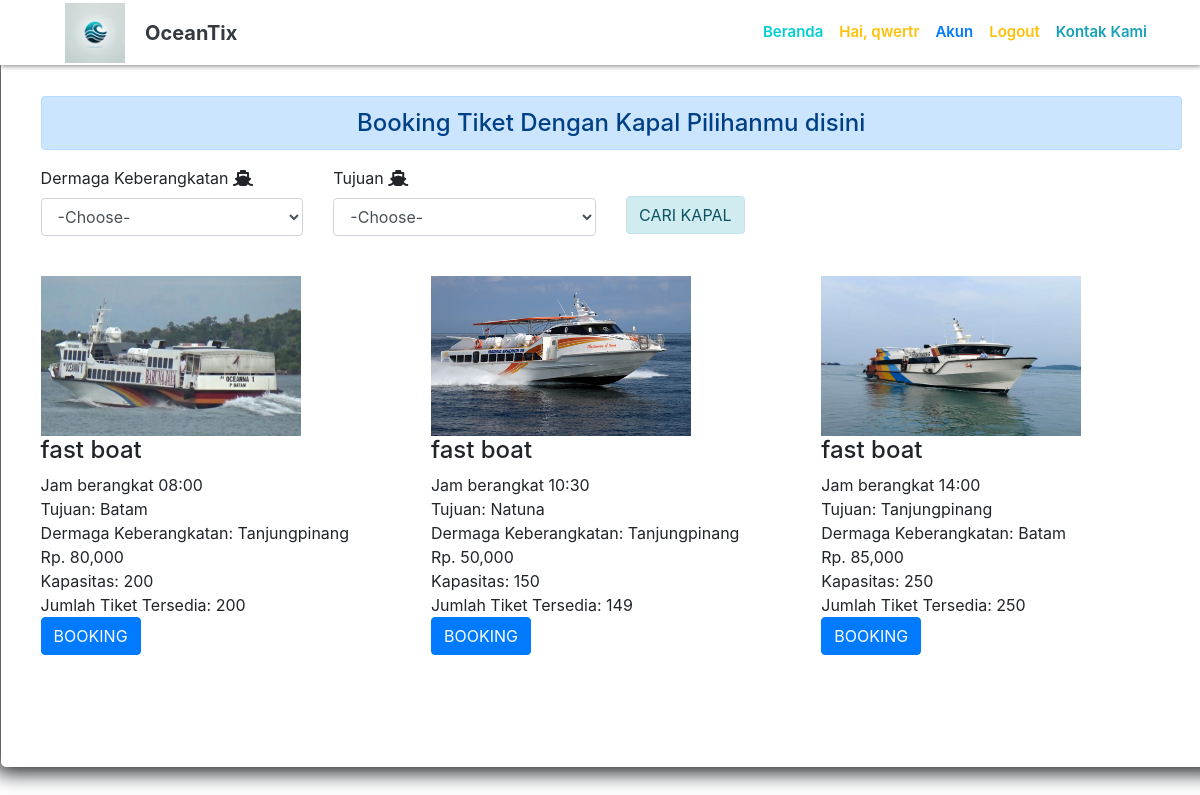
The page /caritiket.php (signed in) on the database its author committed.
### tables this page shows
CREATE TABLE `kapal` (
  `kapalID` varchar(25) NOT NULL,
  `jenis` enum('fast boat','Roro','jukung/motor boat') DEFAULT NULL,
  `waktu` enum('08:00','10:30','12:30','14:00','16:30') DEFAULT NULL,
  `rute` varchar(30) NOT NULL,
  `nama_dermaga` varchar(30) NOT NULL,
  `harga` int(11) DEFAULT NULL,
  `kapasitas` int(11) DEFAULT NULL,
  `jml_tiket` int(11) NOT NULL,
  `foto` varchar(50) NOT NULL,
  PRIMARY KEY (`kapalID`)
);

### caritiket.php (the view, shortened to what this page needs)
<?php
include 'koneksi.php';
if ($_SESSION) {
    $nama = $_SESSION["nama"];
}
else {
    header("Location: login.php");
}
    $rute = "";
    $dermaga = "";
?>
<!DOCTYPE html>
<html lang="en">
    <head>
        <link rel="stylesheet" type="text/css" href="assets/css/bootstrap.min.css" >
        <link rel="stylesheet" href="assets/caritiket.css" type="text/css"/>
        <link rel="stylesheet" type="text/css" href="assets/fontawesome/css/all.min.css">
    </head>
    <body>
    <?php include 'layout/navbar.php' ?>
    <div class="container">
        <div class="warna">
            <h4 class="alert alert-primary text-center">Booking Tiket Dengan Kapal Pilihanmu disini</h4>
            <form action=" " method="POST">
         <div class="row">
        <div class="col-md-3">
               <div class="form-group">
                <label>Dermaga Keberangkatan</label>
                  <i class="fa fa-ship"></i>
                   <select name="dermaga" id = "dermaga" class="form-control">
                   <option value="-"> -Choose- </option>
                </select>
               </div>
               </div>
            <div class="col-md-3">
                <div class="form-group">
                    <label>Tujuan</label>
                    <i class="fa fa-ship"></i>
                    <select name="rute" id = "rute" class="form-control">
                    <option value="-"> -Choose- </option>
                </select>
                </div>
            </div>
            <div class="col-md-3">
                <div class="form-group">
                    <button id = "search" name="cari" class="btn alert-info" style="margin-top: 30px;">CARI KAPAL</button>
                </div>
            </div>
        </div>
        </form>
        <br>
        <div class="row">
            <?php
                $search_rute = '%'. $rute .'%';
                $search_keyword = '%'. $dermaga .'%';
                $query = "SELECT * FROM kapal WHERE rute LIKE ? AND nama_dermaga LIKE ?";
                $dewan1 = $koneksi->prepare($query);
                $dewan1->bind_param('ss', $search_rute, $search_keyword);
                $dewan1->execute();
                $res1 = $dewan1->get_result();
                if ($res1->num_rows > 0){
                    while ($row = $res1->fetch_assoc()) {
                        $kapalID = $row ['kapalID'];
                       $jenis = $row ['jenis'];
                       $foto = $row ['foto'];
                       $waktu = $row ['waktu'];
                       $rute = $row ['rute'];
                       $nama_dermaga = $row ['nama_dermaga'];
                       $harga = $row ['harga'];
                       $kapasitas = $row ['kapasitas'];
                       $tiket = $row ['jml_tiket'];
            ?>
                <div class="col-md-4">
                    <div class="thumbnail">
                        <img src="foto/<?php echo $foto;?>" width="260" height="160">
                        <div class="caption">
                            <h4><?php echo $jenis; ?></h4>
                            <h7>Jam berangkat <?php echo $waktu; ?></h7><br>
                            <h7>Tujuan: <?php echo $rute?></h7><br>
                            <h7>Dermaga Keberangkatan: <?php echo $nama_dermaga; ?></h7><br>
                            <h7>Rp. <?php echo number_format($harga);?></h7><br>
                            <h7>Kapasitas: <?php echo $kapasitas; ?></h7><br>
                            <h7>Jumlah Tiket Tersedia: <?php echo $tiket; ?></h7><br>
                            <a href="booking.php?id=<?php echo $kapalID;?> " class="btn btn-primary">BOOKING</a>
                            <br>
                            <br>
                            <br>
                            <br>
                        </div>
                     </div>
                </div>
            <?php }}else {
                echo "Tiket Perjalanan Anda Tidak Tersedia";
            } ?>
   </div>
    </div>
    </body>
</html>

### layout/navbar.php (shortened to what this page needs)
<nav class="navbar navbar-expand-lg navbar-light fixed-top" style="background-color:#ffffff;box-shadow:1px 1px 5px grey;height:65px;font-size:15px;font-weight:600;" id="mainNav">
  <div class="container">
    <a class="navbar-brand" href="index.php" style="display: flex; align-items: center;">
      <img src="assets/img/logo.jpg" width="100" height="60" alt="Logo" style="object-fit: contain;"> <span class="text-dark font-weight-bold">OceanTix</span>
    </a>
    <div class="collapse navbar-collapse" id="navbarNav">
      <ul class="navbar-nav ml-auto">
        <li class="nav-item active">
          <a class="nav-link js-scroll-trigger" style="color:	#00CED1;" href="index.php">Beranda <span class="sr-only">(current)</span></a>
        </li>
        <li class="nav-item">
          <?php if ($_SESSION) : ?>
            <a class="nav-link js-scroll-trigger text-warning" href="#">Hai, <?php echo $nama; ?></a>
          <?php else : ?>
            <a class="nav-link js-scroll-trigger text-primary" href="register.php">Daftar</a>
          <?php endif ?>
        </li>
        <li class="nav-item">
          <?php if ($_SESSION) : ?>
            <a class="nav-link js-scroll-trigger text-primary" href="profil_user.php">Akun</a>
          <?php endif ?>
        </li>
        <li class="nav-item">
          <?php if ($_SESSION) : ?>
            <a class="nav-link js-scroll-trigger text-warning" href="logout.php">Logout</a>
          <?php else : ?>
            <a class="nav-link js-scroll-trigger text-success" href="login.php">Login</a>
          <?php endif ?>
        </li>
        <li class="nav-item">
          <a class="nav-link js-scroll-trigger text-info" style="color:	#00CED1;" href="contactus.php">Kontak Kami</a>
        </li>
      </ul>
    </div>
  </div>
</nav>

### assets/caritiket.css (style rules this page uses)
.warna { width:110%; background-color:white; box-shadow: 0px 0px 20px 6px; border-radius:5px; height:auto; margin-top:5%; margin-left:-4%; padding:40px; }
body { background-image:url(img/bgtiket.jpg); background-position:center 6px; background-size:1520px 750px; background-attachment: fixed; }

### rows shown on the page
kapal: foto (picture), jenis "fast boat", waktu "08:00", rute "Batam", nama_dermaga "Tanjungpinang", harga "80,000", kapasitas "200", jml_tiket "200"
kapal: foto (picture), jenis "fast boat", waktu "10:30", rute "Natuna", nama_dermaga "Tanjungpinang", harga "50,000", kapasitas "150", jml_tiket "149"
kapal: foto (picture), jenis "fast boat", waktu "14:00", rute "Tanjungpinang", nama_dermaga "Batam", harga "85,000", kapasitas "250", jml_tiket "250"

### other values the page prints
$nama "qwertr"
